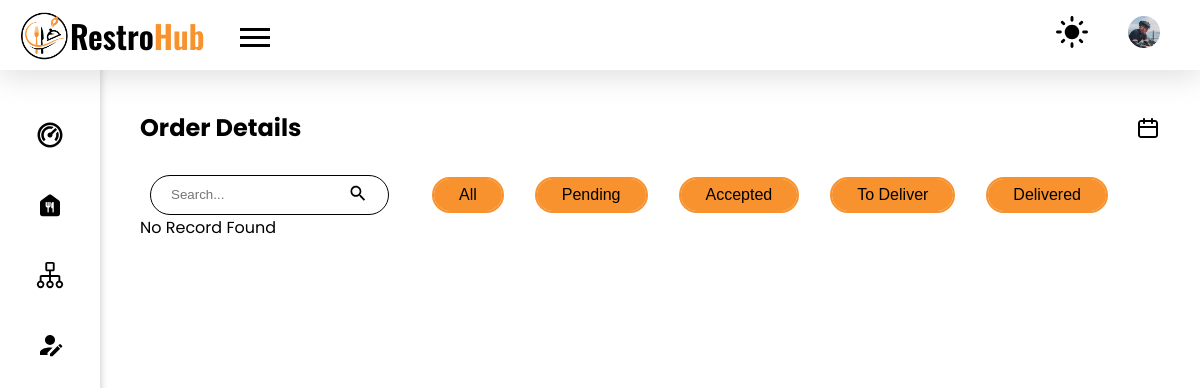
The app's page /admin/order-details.php (signed in), older data.
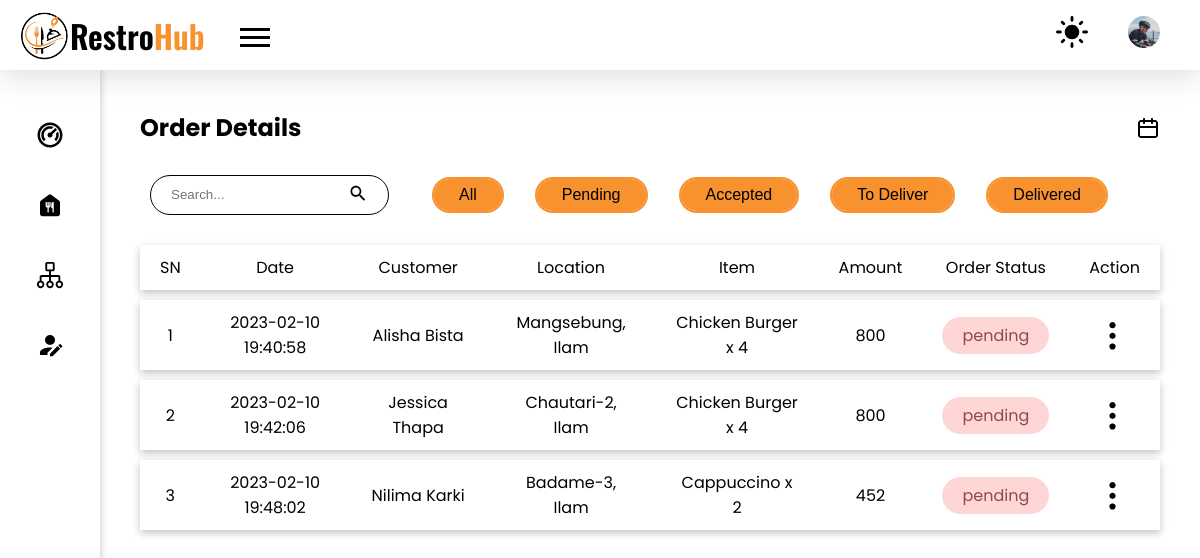
The same page, newer data.
### tables this page shows
CREATE TABLE `orders` (
  `id` int(11) NOT NULL,
  `c_id` int(11) NOT NULL,
  `qty` int(11) NOT NULL,
  `f_id` int(11) NOT NULL,
  `total_price` int(10) NOT NULL,
  `note` varchar(100) DEFAULT NULL,
  `date` datetime NOT NULL
);

CREATE TABLE `order_contact_details` (
  `o_c_id` int(11) NOT NULL,
  `o_id` int(11) NOT NULL,
  `address` varchar(50) NOT NULL,
  `phone` varchar(10) NOT NULL,
  `c_name` varchar(30) NOT NULL
);

CREATE TABLE `food` (
  `f_id` int(11) NOT NULL,
  `img` varchar(100) DEFAULT NULL,
  `name` varchar(100) DEFAULT NULL,
  `price` int(11) DEFAULT NULL,
  `cost` int(11) NOT NULL,
  `cooking_time` int(11) DEFAULT NULL,
  `description` varchar(500) NOT NULL,
  `veg` int(1) NOT NULL,
  `product_id` varchar(30) NOT NULL,
  `short_desc` varchar(50) NOT NULL,
  `ingredients` varchar(255) NOT NULL,
  `disabled` int(11) NOT NULL,
  `special` int(11) NOT NULL,
  `category` int(11) NOT NULL
);

CREATE TABLE `aos` (
  `aos_id` int(11) NOT NULL,
  `order_id` int(11) NOT NULL,
  `status` varchar(15) NOT NULL
);

### admin/order-details.php (the view, shortened to what this page needs)
<!DOCTYPE html>
<html lang="en">
<head>
    <link rel="stylesheet" href="../styles/style.css">
</head>
<body>
    <?php
    require("./components/header.php");
    require("./components/sidebar.php");
    ?>
    <main class="admin_dashboard_body">
        <section class="dashboard_inner-head flex items-center">
            <h2>Order Details</h2>
            <img src="../images/ic_calender.svg" class="filter_by_date popper-btn" alt="filter">
        </section>
        <div class="flex items-center">
            <div class="flex items-center">
                <form action="#" method="post" class="search_form border-curve-lg">
                    <div class="flex items-center">
                        <input type="search" placeholder="Search..." class="no_outline search_employee" name="search-employee" id="search-employee">
                        <button type="submit" class="no_bg no_outline"><img src="../images/ic_search.svg" alt="search icon"></button>
                    </div>
                </form>
                <button class="button ml-35 border-curve-lg">All</button>
                <button class="button ml-35 border-curve-lg">Pending</button>
                <button class="button ml-35 border-curve-lg">Accepted</button>
                <button class="button ml-35 border-curve-lg">To Deliver</button>
                <button class="button ml-35 border-curve-lg">Delivered</button>
            </div>
        </div>
        <?php
        require("../config.php");
        $sql = "    select orders.id,
                    orders.c_id,
                    orders.qty,
                    orders.total_price,
                    orders.note,
                    orders.date,
                    orders.f_id,
                    order_contact_details.address,
                    order_contact_details.phone,
                    order_contact_details.c_name,
                    aos.status
                    from orders
                    inner join order_contact_details on orders.id = order_contact_details.o_id
                    inner join aos on orders.id = aos.order_id
                    ";
        $result = mysqli_query($conn, $sql) or die("Query Failed");
        if (mysqli_num_rows($result) > 0) {
        ?>
            <table class="mt-20">
                <tr class="shadow">
                    <th>SN</th>
                    <th>Date</th>
                    <th>Customer</th>
                    <th>Location</th>
                    <th>Item</th>
                    <th>Amount</th>
                    <th>Order Status</th>
                    <th>Action</th>
                </tr>
                <?php
                $i = 0;
                while ($row = mysqli_fetch_assoc($result)) {
                    $i++;
                    $food_id = $row['f_id'];
                    $sql_food = "select name from food where f_id = {$food_id}";
                    $result_food = mysqli_query($conn, $sql_food) or die("Query Failed");
                    $row_food = mysqli_fetch_assoc($result_food);
                    $food_name = $row_food['name'];
                ?>
                    <tr class="shadow">
                        <td><?php echo $i; ?></td>
                        <td>
                            <?php echo $row['date']; ?>
                        </td>
                        <td><?php echo $row['c_name']; ?></td>
                        <td><?php echo $row['address']; ?></td>
                        <td><?php echo $food_name . " x " . $row['qty']; ?></td>
                        <td><?php echo $row['total_price']; ?></td>
                        <td><span class="<?php echo $row['status']; ?> border-curve-lg p_7-20"><?php echo $row['status'];?></span></td>
                        <td class="table_action_container">
                            <button class="no_bg no_outline table_option-menu">
                                <img src="../images//ic_options.svg" alt="options menu">
                            </button>
                        </td>
                    </tr>
                <?php } ?>
            </table>
        <?php
        } else {
            echo "No Record Found";
        }
        ?>
    </main>
</body>
</html>

### admin/components/header.php (shortened to what this page needs)
<header>
    <nav class="top_nav flex items-center">
        <div class="flex items-center">
            <a href="./index.php" class="logo heading flex items-center"><img src="../images/logo.png" alt="logo">Restro
                <span>Hub</span>
            </a>
            <div class="menu__for-sidebar ml-35">
                <div class="bar bar1"></div>
                <div class="bar bar2"></div>
                <div class="bar bar3"></div>
            </div>
        </div>
        <ul class="flex items-center">
            <li>
                <a href="#">
                    <img src="../images/ic_dark_mode.svg" class="dark-mode-icon" alt="toggle night mode">
                </a>
            </li>
            <li>
                <img src="../images/profile.jpg" alt="admin profile picture" class="admin_profile_image">
            </li>
        </ul>
    </nav>
</header>

### admin/components/sidebar.php (shortened to what this page needs)
<aside class="sidebar shadow cursor-pointer">
    <ul>
        <li class="sidebar_accordion">
            <a href="#">
                <article class="dashboard_sidebar_content border-curve-lg flex items-center justify-center">
                    <div class="flex items-center justify-start">
                        <img class="dashboard_sidebar_content_img" src="../images/ic_dashboard.svg" alt="dashboard" aria-hidden="true">
                    </div>
                </article>
            </a>
        </li>
        <li class="sidebar_accordion">
            <a href="#">
                <article class="dashboard_sidebar_content border-curve-lg flex items-center justify-center">
                    <div class="flex items-center justify-start">
                        <img class="dashboard_sidebar_content_img" src="../images/ic_manage_food.svg" alt="managefood" aria-hidden="true">
                    </div>
                </article>
            </a>
        </li>
        <li class="sidebar_accordion">
            <a href="#">
                <article class="dashboard_sidebar_content border-curve-lg flex items-center justify-center">
                    <div class="flex items-center justify-start">
                        <img class="dashboard_sidebar_content_img" src="../images/ic_category.svg" alt="category" aria-hidden="true">
                    </div>
                </article>
            </a>
        </li>
        <li class="sidebar_accordion">
            <a href="#">
                <article class="dashboard_sidebar_content border-curve-lg flex items-center justify-center">
                    <div class="flex items-center justify-start">
                        <img class="dashboard_sidebar_content_img" src="../images/ic_user_edit.svg" alt="edit user" aria-hidden="true">
                    </div>
                </article>
            </a>
        </li>
    </ul>
</aside>

### styles/style.css (style rules this page uses)
:root { --black: #000000; --gray: #afafaf; --light-gray: #f5f5f5; --primary-color: #F7922F; --trans-black: #00000030; --trans-green: #DCFFD380; --trans-green-text: #30B900; --trans-yellow: #fafd3e67; --trans-yellow-text: #46500C; --trans-purple: #FFA0FB66; --trans-purple-text: #A500F3; --trans-primary: #F7922F50; --trans-red: #FFD6D6; --trans-red-text: #934747; --white: #ffffff; }
* { margin: 0; padding: 0; box-sizing: border-box; list-style: none; text-decoration: none; color: var(--black); }
.no_outline { outline: none; border: none; }
.no_bg { background-color: transparent; }
a, button, a>*, button>*, input[type="submit"], .menu__for-sidebar, .menu__for-sidebar>*, .admin_profile_image, .date_filter_close, .popper-btn, .pointer { cursor: pointer; }
.shadow { box-shadow: rgba(0, 0, 0, 0.24) 0px 3px 8px; }
.mt-20 { margin-top: 20px; }
.p_7-20 { padding: 7px 20px; }
.ml-35 { margin-left: 35px; }
.border-curve-lg { border-radius: 25px; }
.flex { display: flex; align-items: flex-start; justify-content: space-between; flex-direction: row; }
.items-center { align-items: center; }
.justify-center { justify-content: center; }
.justify-start { justify-content: flex-start; }
.heading { font-family: 'Oswald', sans-serif; }
body { font-family: 'Poppins', sans-serif; }
.button { background-color: var(--primary-color); padding: 7px 25px; font-size: 1rem; min-width: fit-content; border: none !important; vertical-align: middle; outline: 2px solid var(--primary-color); }
.logo { font-size: 2rem; font-weight: 600; }
.logo img { width: 50px; height: 50px; }
.logo span { color: var(--primary-color); }
header { position: sticky; top: 0; left: 0; right: 0; height: 70px; padding: 10px 20px; background-color: var(--white); box-shadow: rgba(100, 100, 111, 0.2) 0px 7px 29px 0px; z-index: 999; }
.top_nav ul li { margin: 0 20px; font-weight: 600; }
.top_nav ul li a img, .top_nav ul li img { width: 2rem; cursor: pointer; }
.search_form { border: 2px solid var(--black); height: 40px; margin: 0 10px; padding: 3px 5px; }
.menu__for-sidebar { height: 30px; width: 30px; margin-top: 15px; }
.menu__for-sidebar .bar { height: 3px; width: 100%; background-color: var(--black); margin-bottom: 5px; transition: 0.5s all; }
.sidebar { background-color: var(--white); left: 0; padding-top: 90px; min-height: 100vh; text-align: center; overflow-y: auto; position: fixed; top: 0; transition: 0.5s all; width: 100px; z-index: 1; }
.sidebar .dashboard_sidebar_content { height: 50px; width: 50px; margin: 20px auto; }
.sidebar_accordion { position: relative; }
.sidebar .dashboard_sidebar_content_img { width: 30px; }
.admin_profile_image { width: 40px; }
.admin_dashboard_body { padding: 40px 40px 40px 140px; max-width: 1440px; }
.dashboard_inner-head { margin-bottom: 30px; }
.table_action_container { position: relative; }
.search_form { border: 1px solid var(--black); padding: 7px 20px; }
.search_form div img { width: 20px; }
table { border-collapse: separate; border-spacing: 0 10px; text-align: center; width: 100%; }
table th { font-weight: normal; }
table tr { background-color: var(--white); }
table tr td, table tr th { padding: 10px 20px; width: fit-content; }
.table_option-menu { transform: rotate(90deg); cursor: pointer; height: 35px; vertical-align: middle; }
.pending { background-color: var(--trans-red); color: var(--trans-red-text); }

Row changes from the older to the newer data that the page shows:
added orders: date "2023-02-10 19:40:58", order_contact_details.c_name "Alisha Bista", order_contact_details.address "Mangsebung, Ilam", f.name "Chicken Burger", qty "4", total_price "800", aos.status "pending"
added orders: date "2023-02-10 19:42:06", order_contact_details.c_name "Jessica Thapa", order_contact_details.address "Chautari-2, Ilam", f.name "Chicken Burger", qty "4", total_price "800", aos.status "pending"
added orders: date "2023-02-10 19:48:02", order_contact_details.c_name "Nilima Karki", order_contact_details.address "Badame-3, Ilam", f.name "Cappuccino", qty "2", total_price "452", aos.status "pending"
Text that changed along with them:
text no longer shown: "No Record Found"
text now shown: "SN Date Customer Location Item Amount Order Status Action"
